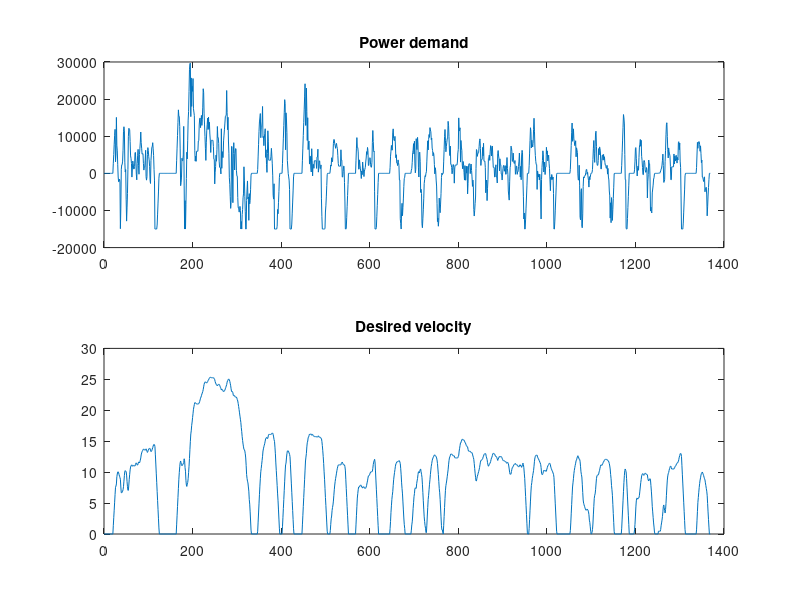

The MATLAB source for this figure: (Note: this script raises an error after producing the figure.)
load('UDDS_drive_cycle.mat')          %加载路谱，这里被提前计算好了轮端需求功率            
ts = 1;                               %时间间隔
N = length(t);                        %总时长，总阶段数
P_dem = P_dem*1000;                   %功率单位转换 KW to W
subplot(2,1,1);                       %画两行一列的图
plot(t,P_dem)                       
title('Power demand')
subplot(2,1,2);
plot(t,v)
title('Desired velocity')

fl_wt_en = 0.001;      %单位做功消耗的燃油质量
Pe_max = 30000;        % [W] 最大内燃机输出功率，之后需要改成与转速的二维图表
Pb_max = 15000;        % [W] 最大电池放电功率，之后需要改成与转速的二维图表
Pb_min = -15000;       % [W] 最大电池充电功率，之后需要改成与转速的二维图表
Q_batt = 18000;        % [As] 电池容量
U_oc = 320;            % [V] 电池开路电压
SOC_min = 0.3;         % Lower SOC limit
SOC_max = 0.8;         % Upper SOC limit
ns = 80; %SOC 离散化的个数
SOC_grid = linspace(SOC_min,SOC_max,ns);   %SOC 离散化
% DP
V = zeros(ns,N);            %Value function 阶段指标函数，代表从k到N的燃油消耗值，预先分配内存
V(:,N) = 0;                 %边界条件，一般最后时刻燃油消耗量为0   

for i = N-1:-1:1            %逆序
    j = 1:ns;            %!!!!!!!!!!!!!!!!!!!!!!!!!!!!!!!!!!!!!!!!!!!!!!!!!!!!!将循环改为向量！！！！！
     lb = max([0,P_dem(i)-Pe_max]);          %允许的充电功率，功率下限，提前确定好控制变量的范围特别重要
     ub = min([Pb_max,P_dem(i)]);                 %允许的放电功率，功率上限，以后可以考虑把决策变量离散化提前进行而不是放到循环里
     
     
     P_batt_grid = linspace(lb,ub,250);      %该案例中电池功率作为控制变量，将其离散化
     P_eng_grid = P_dem(i) - P_batt_grid;         %对每个可能的电池放电功率，计算发动机需要输出的功率
     c2g_grid = (ts*fl_wt_en* P_eng_grid)./(eng_eff(P_eng_grid)); %计算成本函数，即每个时间间隔内的燃油消耗量
     SOC_next_stage = SOC_grid - (ts .* P_batt_grid' ./ (Q_batt*U_oc)); %计算每个电池功率下，当下阶段i当下SOCj的后一阶段i+1处的SOC值
     V_next_stage = interp1(SOC_grid,V(:,i+1),SOC_next_stage);%插值获得i+1阶段的阶段成本
     [V(j,i), k] = min(c2g_grid' + V_next_stage); %求i阶段到i+1阶段燃油消耗+i+1阶段的成本再取最小值，即从N到i阶段的燃油消耗最小值，找出来是在第几个决策变量下取到的最小
     u_opt(j,i) = P_batt_grid(k);                %计算在第j个SOC节点处第i阶段的最优控制
end


%计算完这一步DP，SOC0是自由的，可能选择ns个值，每个SOC0都有独有的控制路线.相当于一张SOC MAP上的最优控制都求出来了，后面就是查表取值，以空间换时间

[Pb_07, Pe_07, FC_07, SOC_07]= RUNHEV(0.7,N,SOC_grid,u_opt,P_dem);
[Pb_05, Pe_05, FC_05, SOC_05]= RUNHEV(0.5,N,SOC_grid,u_opt,P_dem);
[Pb_03, Pe_03, FC_03, SOC_03]= RUNHEV(0.3,N,SOC_grid,u_opt,P_dem);
figure;
plot(SOC_07)
hold on;
plot(SOC_05)
plot(SOC_03)
title('SOC')
legend('SOC 0.7','SOC 0.5','SOC 0.3')
